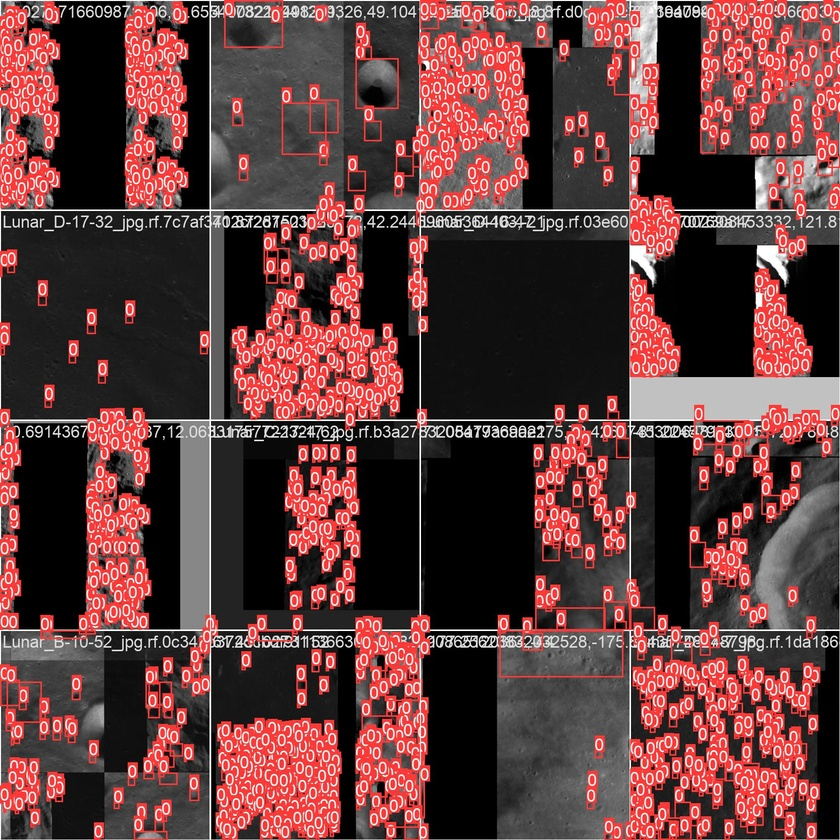
#> input picture lunar_craters/nano_big_dataset/train_batch0.jpg, 840 x 840 px, shrunk from 1664 x 1664 before the run
$ python -i terrain_analysis.py   (imports and definitions only)
#> lines starting #> are read from the running program, lines starting #| are printed output that depends on the picture
import cv2
import numpy as np
import matplotlib.pyplot as plt
from ultralytics import YOLO
import os
import heapq

BASE_DIR = os.path.dirname(__file__)
MODEL = os.path.join(BASE_DIR, "yolo_weights.pt")

# Load trained YOLOv8 model
try:
    model = YOLO(MODEL)
except Exception as e:
    print(f"Error loading YOLO model: {e}")
    exit(1)

# Edge-Aware Preprocessing
def edge_aware_preprocessing(image_path):
    # Read image
    image = cv2.imread(image_path)
#> image is the input picture: shape (840, 840, 3); mean B, G, R 60.8, 61, 97.7
    image_gray = cv2.cvtColor(image, cv2.COLOR_BGR2GRAY)
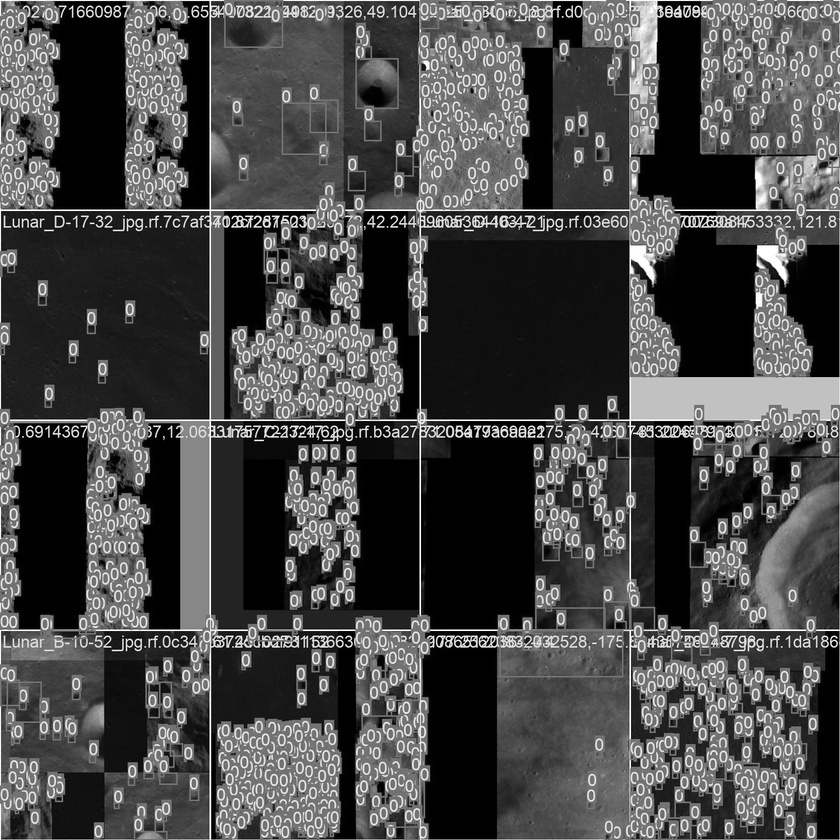
#> image_gray: shape (840, 840); min 0, max 255, mean 72

    # Apply Canny edge detection
    edges = cv2.Canny(image_gray, threshold1=50, threshold2=150)
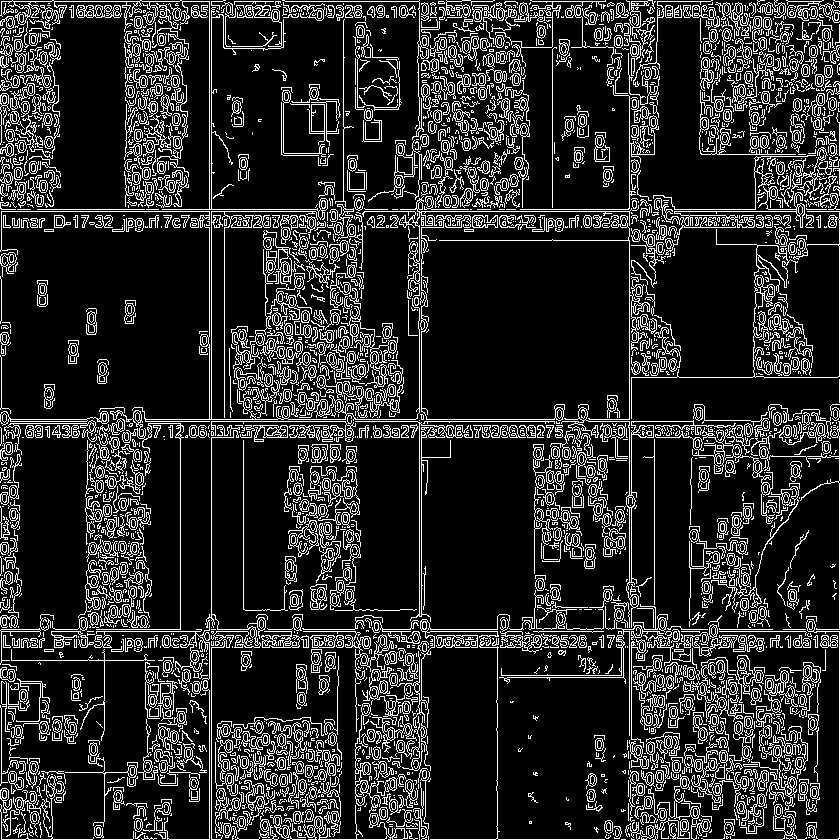
#> edges: shape (840, 840); 16.4% white in thin lines or dots

    # Convert edge map to 3 channels
    edges_colored = cv2.cvtColor(edges, cv2.COLOR_GRAY2BGR)
#> edges_colored: shape (840, 840, 3); 16.4% white in thin lines or dots

    # Blend edge map with original image
    blended = cv2.addWeighted(image, 0.8, edges_colored, 0.2, 0)
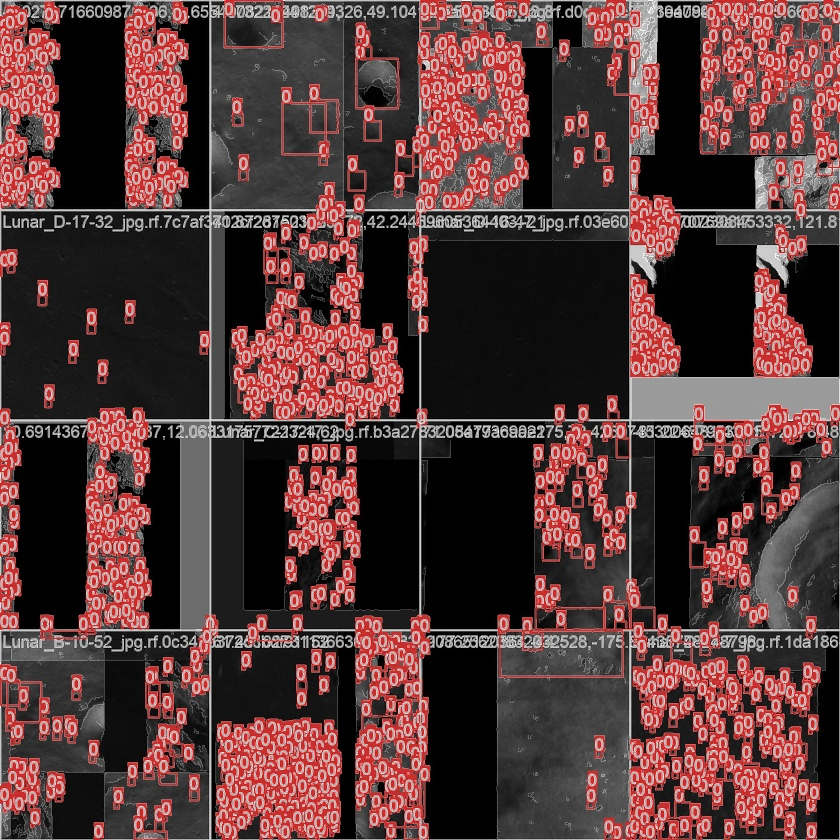
#> blended: shape (840, 840, 3); mean B, G, R 57, 57.2, 86.5

    return blended, edges

# Simple Hazard Map and Path Planning
# [58 lines left out: functions generate_hazard_map, generate_depth_map, find_safe_path, not called in this run]

# CLI Inference and Visualization Function
def detect_with_cam(image_path):
    if not os.path.isfile(image_path):
        print(f"Error: The file '{image_path}' does not exist.")
        return

    # Edge-aware preprocessing
    image_bgr, edge_map = edge_aware_preprocessing(image_path)
    if image_bgr is None:
        print(f"Error: Unable to read the image at '{image_path}'. Please ensure it is a valid image file.")
        return

#> (the run stopped early here; a loop or call above may not have finished)

$ run again, on lunar_craters/nano_big_dataset/train_batch2.jpg
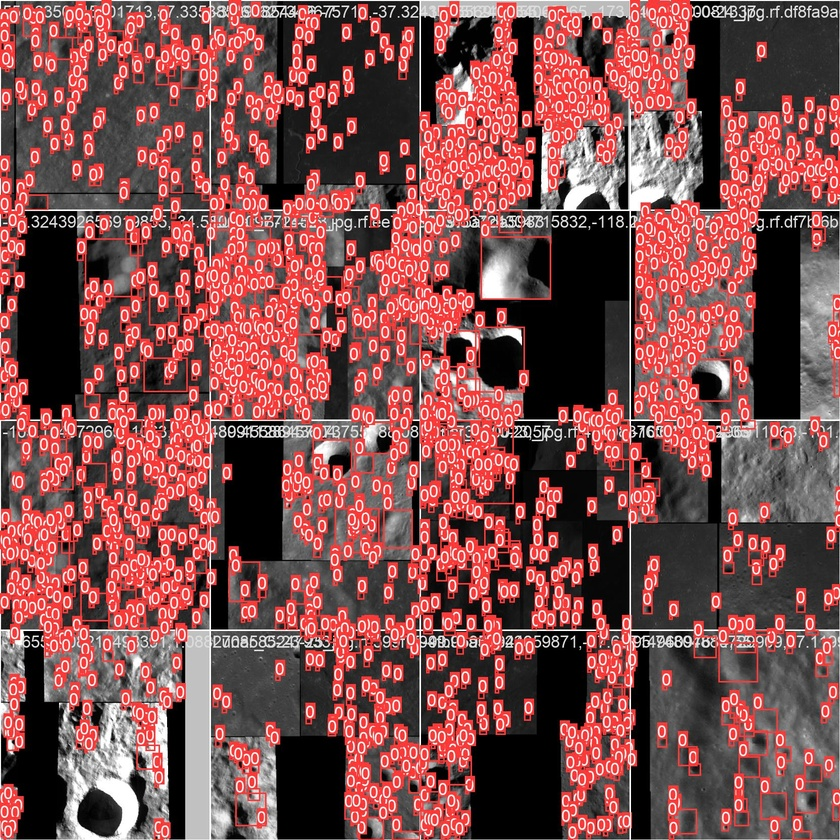
#> input picture lunar_craters/nano_big_dataset/train_batch2.jpg, 840 x 840 px, shrunk from 1664 x 1664 before the run
#> in edge_aware_preprocessing, image is the input picture: shape (840, 840, 3); mean B, G, R 77.7, 78, 128.1
#> in edge_aware_preprocessing, `edges = cv2.Canny(image_gray, threshold1=50, threshold2=150)`:
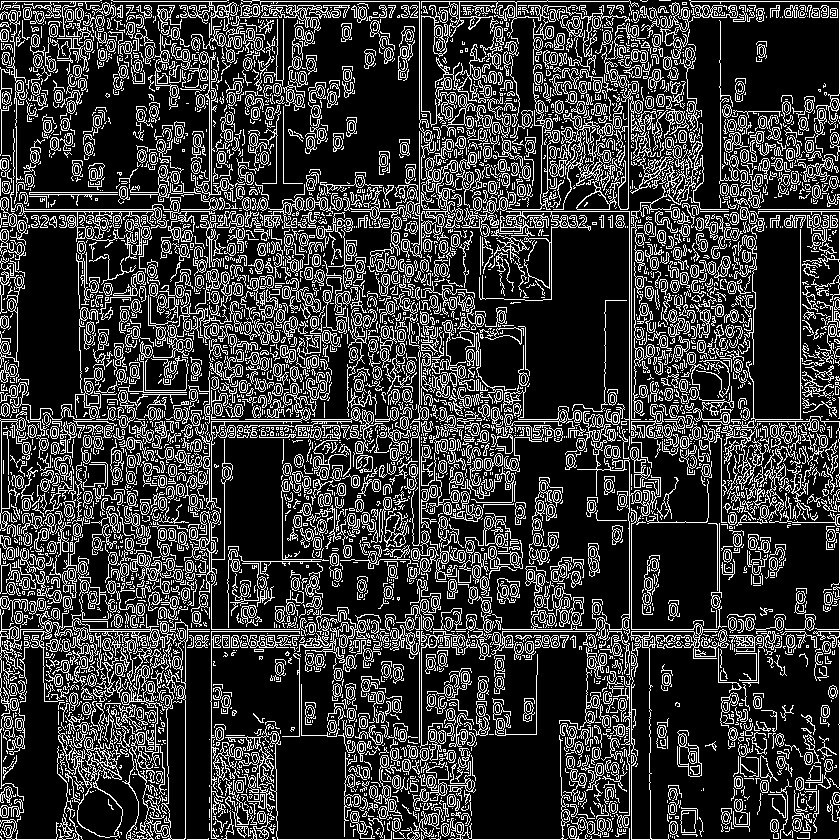
#> edges: shape (840, 840); 22.4% white in thin lines or dots
#> edges_colored: shape (840, 840, 3); 22.4% white in thin lines or dots
#> in edge_aware_preprocessing, `blended = cv2.addWeighted(image, 0.8, edges_colored, 0.2, 0)`:
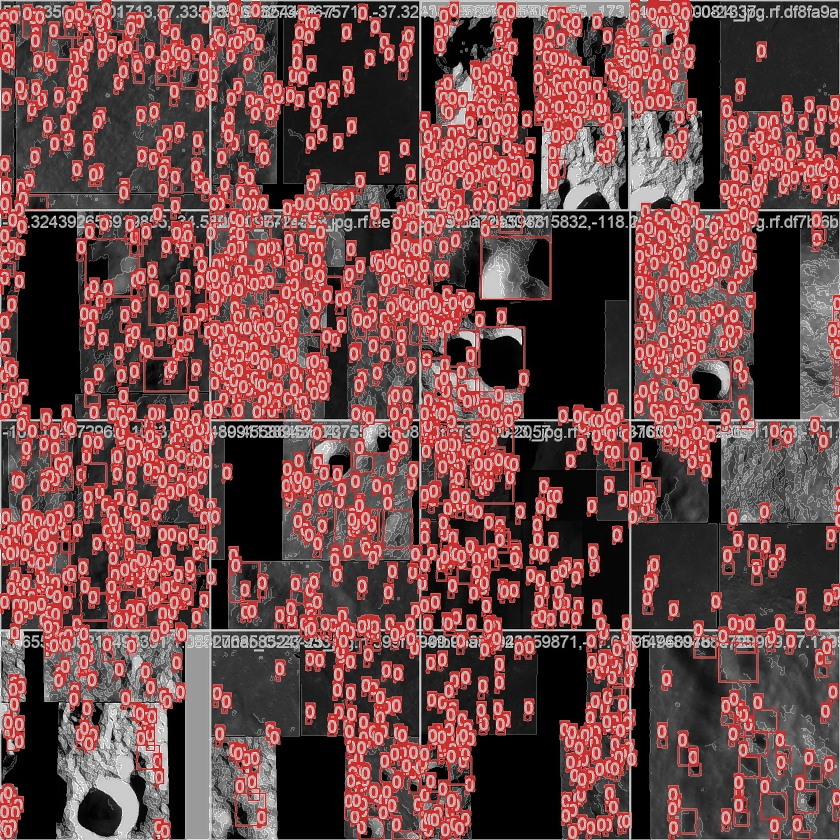
#> blended: shape (840, 840, 3); mean B, G, R 73.6, 73.8, 113.9

$ run again, on lunar_craters/nano_big_dataset/train_batch6750.jpg
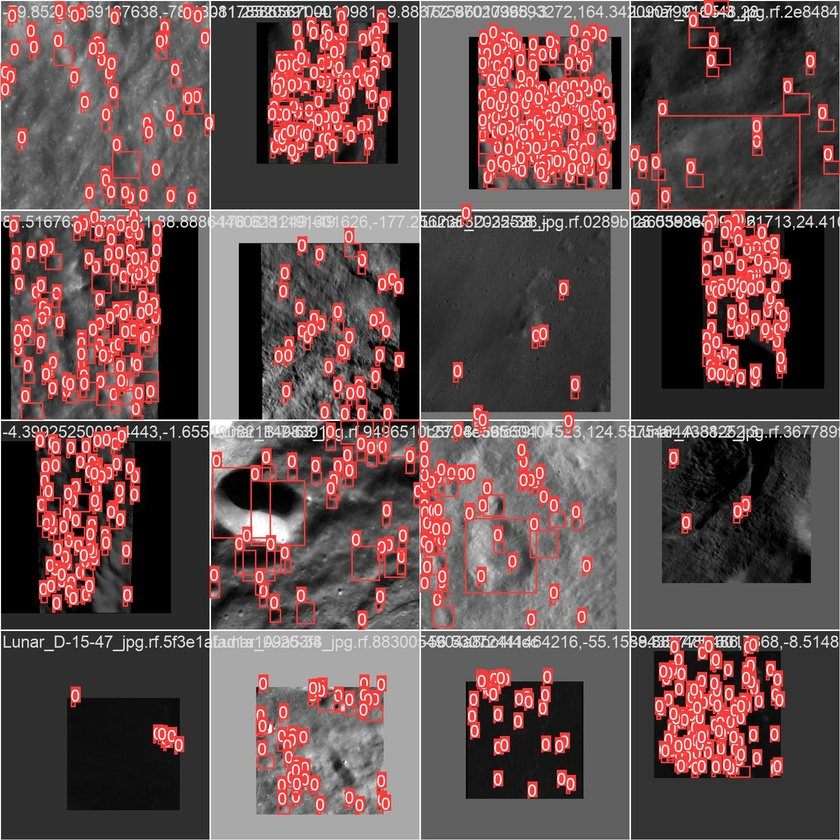
#> input picture lunar_craters/nano_big_dataset/train_batch6750.jpg, 840 x 840 px, shrunk from 1664 x 1664 before the run
#> in edge_aware_preprocessing, image is the input picture: shape (840, 840, 3); mean B, G, R 80.4, 80.6, 104.6
#> in edge_aware_preprocessing, `edges = cv2.Canny(image_gray, threshold1=50, threshold2=150)`:
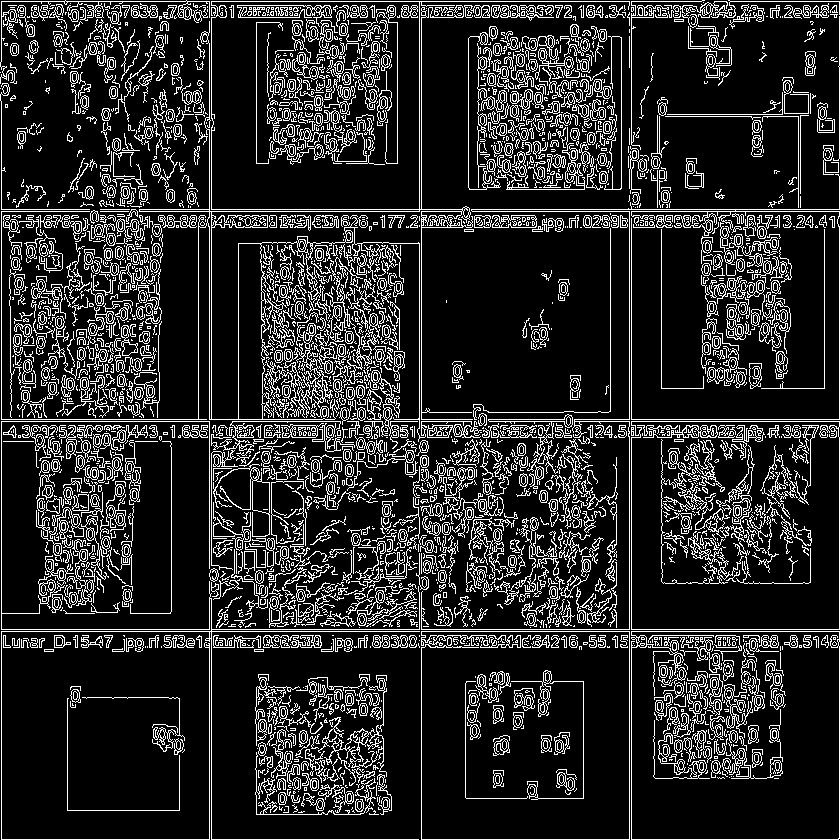
#> edges: shape (840, 840); 16% white in thin lines or dots
#> edges_colored: shape (840, 840, 3); 16% white in thin lines or dots
#> in edge_aware_preprocessing, `blended = cv2.addWeighted(image, 0.8, edges_colored, 0.2, 0)`:
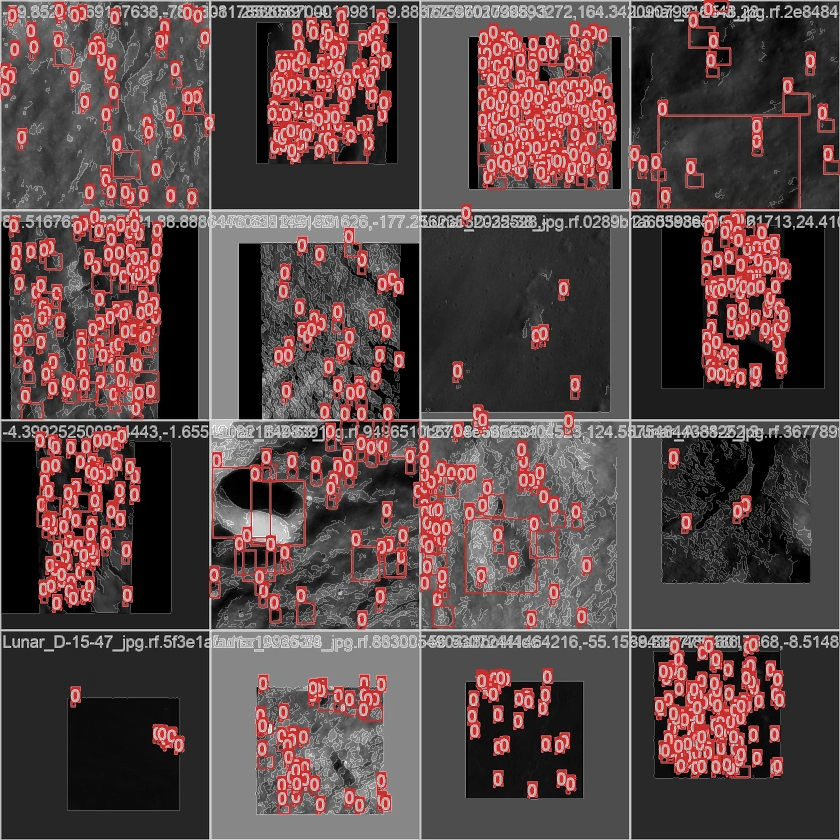
#> blended: shape (840, 840, 3); mean B, G, R 72.5, 72.7, 91.9

$ run again, on lunar_craters/nano_big_dataset/train_batch6751.jpg
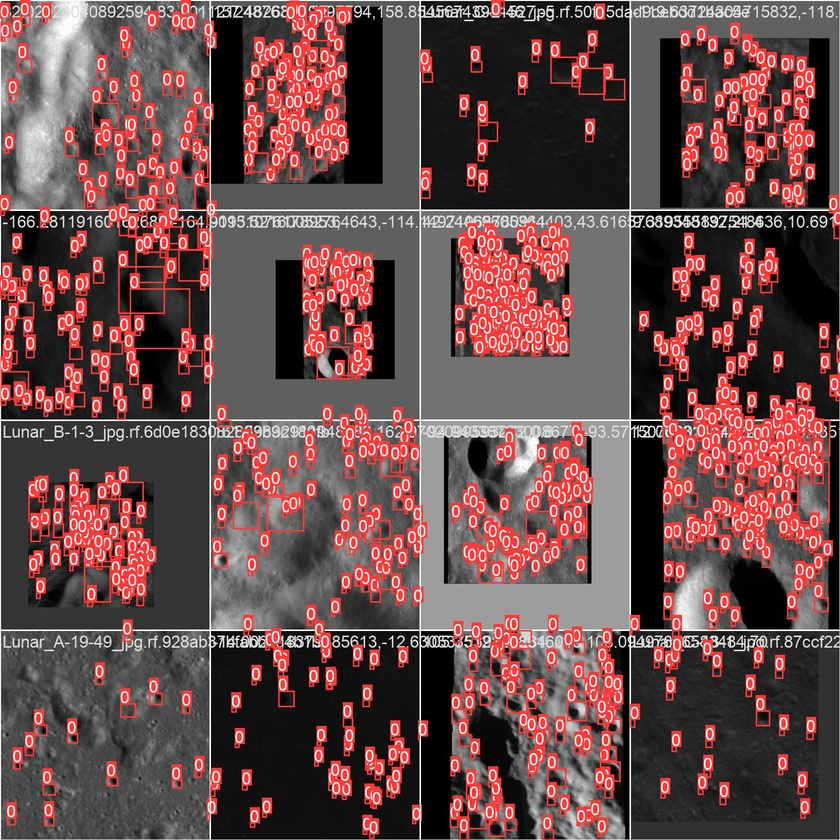
#> input picture lunar_craters/nano_big_dataset/train_batch6751.jpg, 840 x 840 px, shrunk from 1664 x 1664 before the run
#> in edge_aware_preprocessing, image is the input picture: shape (840, 840, 3); mean B, G, R 75.4, 75.6, 106.2
#> in edge_aware_preprocessing, `edges = cv2.Canny(image_gray, threshold1=50, threshold2=150)`:
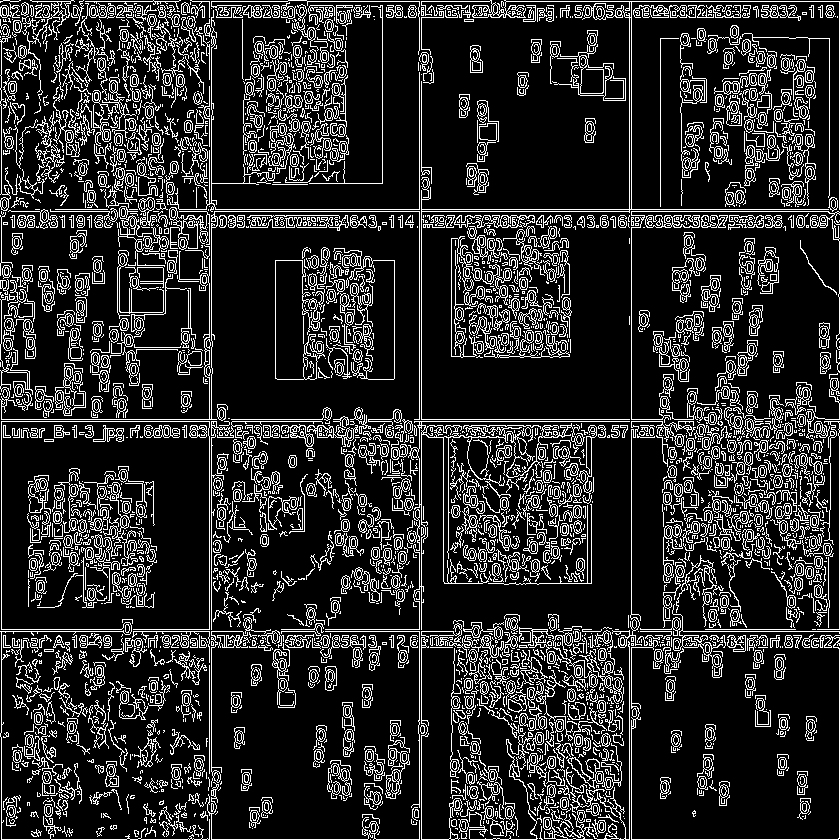
#> edges: shape (840, 840); 16.8% white in thin lines or dots
#> edges_colored: shape (840, 840, 3); 16.8% white in thin lines or dots
#> in edge_aware_preprocessing, `blended = cv2.addWeighted(image, 0.8, edges_colored, 0.2, 0)`:
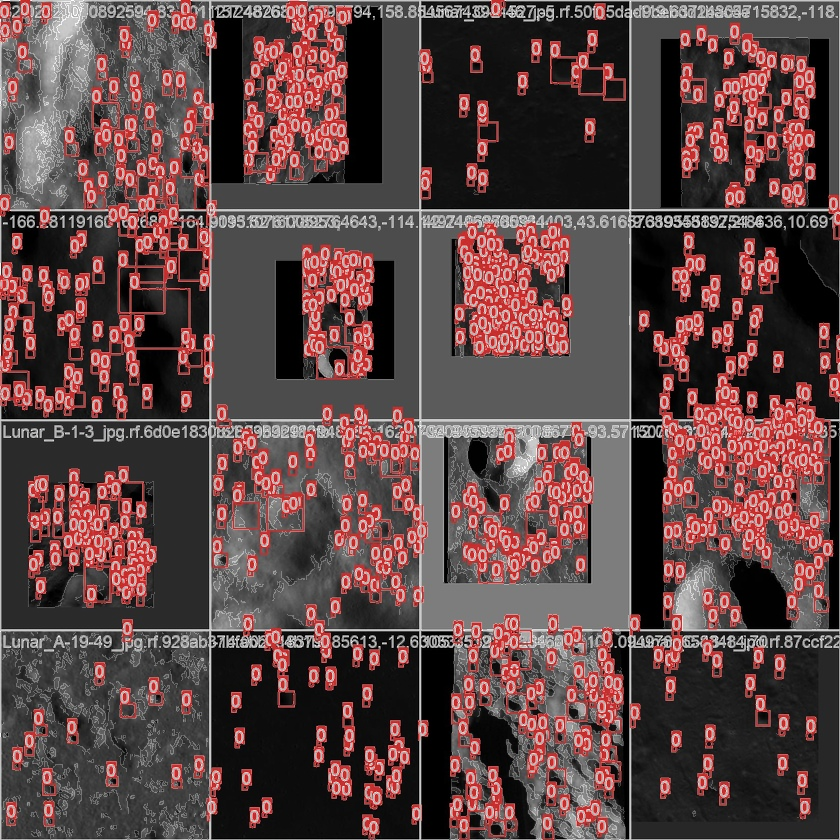
#> blended: shape (840, 840, 3); mean B, G, R 68.8, 69, 93.5
